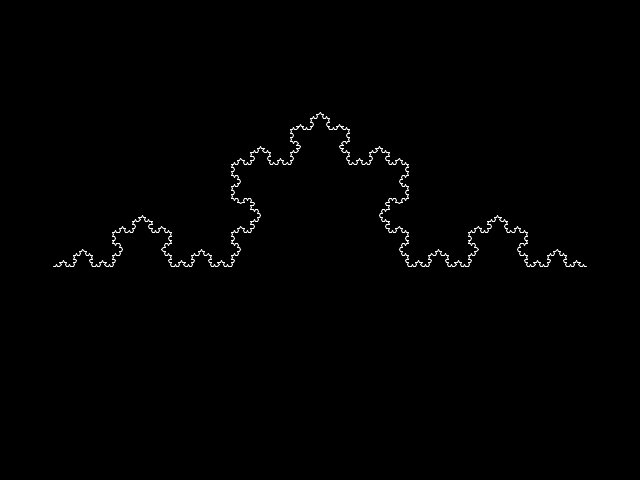
Frame 1 (no input)
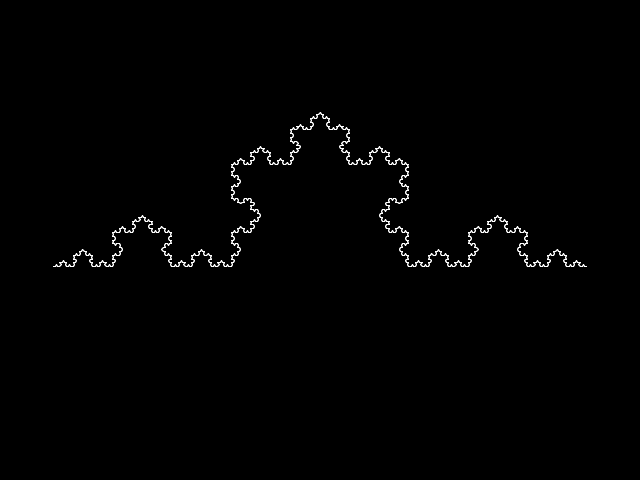
Frame 2 (the mouse pressed at the canvas centre, redrawn once)

The Processing sketch that drew these frames (run headless with seeded random() and noise(); the mouse was pressed at the canvas centre and the sketch redrawn once):

// Processing sketch: koch
// ── koch.pde
/**
 * koch, Koch Curve
 */

int     p = 5;
float[] t = new float[p];
float   h = pow(3, -p);

/**
 * Set up screen 
 */
void setup() {
  
  size(640, 480);
  background(0, 0, 0);
  stroke(255);  
  noLoop(); 

}
 
/**
 * Map x coordinates to the screen width
 */
float mapX(float value) {
 return map(value, -0.1, 1.1, width, 0); 
}

/**
 * Map y coordinates to the screen height
 */
float mapY(float value) {
 return map(value, -0.4, 0.5, height, 0); 
}  

  
/**
 * Draw fractal 
 */
void draw() {

  float x = 0.0;
  float y = 0.0;
  
  for (int n = 0; n <= pow(4, p) - 1; n++) {
    
    int m = n; // Quaternary notation of n 
    
    for (int l = 0; l < p; l++) {
      t[l] = m % 4;
      m = m / 4; 
    }
  
    float s = 0;
    
    for (int k = 0; k < p; k++) {
      s = s + (t[k] + 1) % 3 - 1; 
    }
    
    float old_x = x;
    float old_y = y;
    
    x = old_x + cos(PI * s / 3) * h;
    y = old_y + sin(PI * s / 3) * h;   
   
    line(mapX(old_x), mapY(old_y), mapX(x), mapY(y));

  }
  
}
